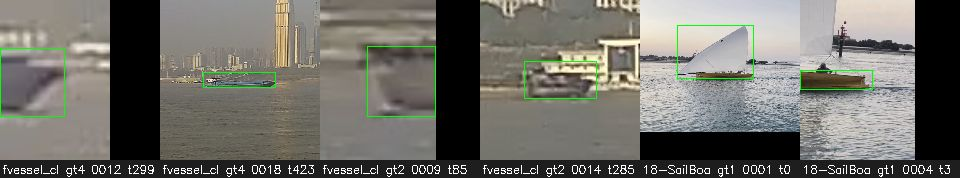
#> input picture edgeml/reports/C_assets/failures_test_duplicates.jpg, 960 x 178 px
$ python -i gate.py   (imports and definitions only)   (older library calls are emulated)
#> lines starting #> are read from the running program, lines starting #| are printed output that depends on the picture
"""Frame gate: a cheap stage that decides whether a frame is worth running the detector on.

Signals (all computed on a <=320 px grayscale copy, a few ms on one core):
  * blank      the frame is (nearly) constant, or almost entirely saturated / black
  * blur       variance of the Laplacian, bounded to 0..1 like ``algorithm/ghost_priority/analysis.py``
  * no_change  mean absolute difference and perceptual-hash distance against the *last processed* frame
  * horizon    optional straight-line fit (Canny + Hough) that yields a band ROI around the sea/sky boundary

A frame passes if it is usable (not blank / not blurred) AND changed enough since the last frame that was
passed to the detector. Every decision is returned with the signals so the eval can show what was dropped.
``force_every_s`` guarantees a detector run at least that often so static scenes are never starved.
"""
from __future__ import annotations

import time
from dataclasses import dataclass, field

import cv2
import numpy as np


@dataclass
class GateDecision:
    run_detector: bool
    reason: str
    signals: dict = field(default_factory=dict)
    roi: tuple[int, int, int, int] | None = None  # pixel [x, y, w, h] band around the horizon, if estimated
    cost_ms: float = 0.0


# [5 lines left out: function phash, not called in this run]


def estimate_horizon(gray: np.ndarray) -> tuple[float, float] | None:
    """Return (y_at_center, slope) of the dominant near-horizontal line in a small grayscale image, or None."""
    _h, w = gray.shape
    blur = cv2.GaussianBlur(gray, (5, 5), 0)
    edges = cv2.Canny(blur, 40, 120)
    lines = cv2.HoughLinesP(edges, 1, np.pi / 180, threshold=max(20, w // 8), minLineLength=w // 3, maxLineGap=w // 10)
    if lines is None:
        return None
    best, best_len = None, 0.0
    for x1, y1, x2, y2 in lines.reshape(-1, 4):
        if abs(x2 - x1) < 1:
            continue
        slope = (y2 - y1) / (x2 - x1)
        if abs(slope) > 0.35:  # > ~20 degrees is not a horizon
            continue
        length = float(np.hypot(x2 - x1, y2 - y1))
        if length > best_len:
            best_len = length
            yc = y1 + slope * (w / 2 - x1)
            best = (float(yc), float(slope))
    return best


class FrameGate:
    # [86 lines left out: functions __init__, _small_gray, calibrate, __call__, not called in this run]

    def _done(self, run, reason, sig, roi, t0) -> GateDecision:
        return GateDecision(run_detector=run, reason=reason, signals=sig, roi=roi, cost_ms=(time.perf_counter() - t0) * 1e3)


class AdaptiveRate:
    """Detector cadence controller (literature.md §2.3): never below ``floor_hz`` (default 1 Hz), raised to
    ``max_hz`` while any track is young (< ``young_s`` since first seen), tentative, or within
    ``border_frac`` of the image edge (about to leave / just entered). State is the last emitted track list,
    so it costs nothing per frame."""

    # [30 lines left out: functions __init__, target_hz, due, not called in this run]

>>> import cv2
>>> picture = cv2.imread('../../../reports/C_assets/failures_test_duplicates.jpg', cv2.IMREAD_GRAYSCALE)
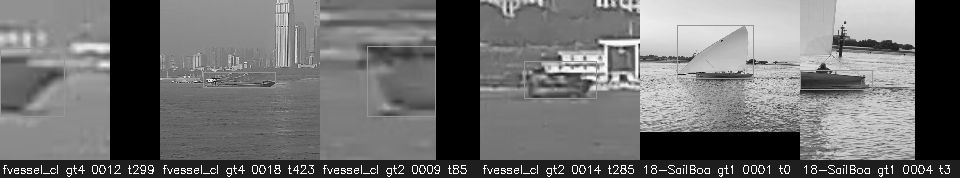
#> picture: shape (178, 960); min 0, max 255, mean 110.3
>>> result = estimate_horizon(picture)
#> in estimate_horizon, `blur = cv2.GaussianBlur(gray, (5, 5), 0)`:
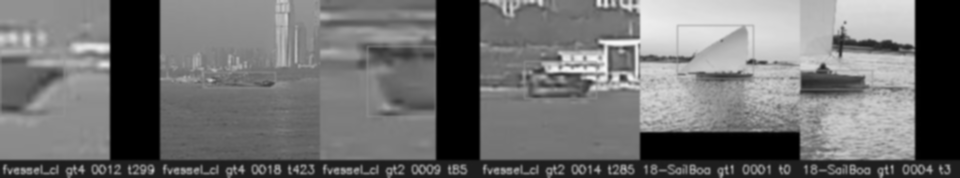
#> blur: shape (178, 960); min 0, max 247, mean 110.3
#> in estimate_horizon, `edges = cv2.Canny(blur, 40, 120)`:
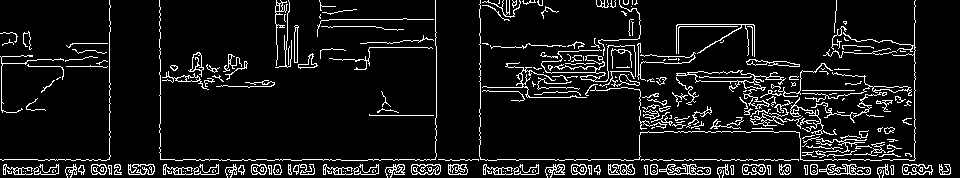
#> edges: shape (178, 960); 8.4% white in thin lines or dots
#> in estimate_horizon, `lines = cv2.HoughLinesP(edges, 1, np.pi / 180, threshold=max(20, w // ..`: lines = 25 rows, first 6: [3, 174, 949, 174], [0, 159, 914, 159], [3, 167, 950, 167], [3, 171, 950, 171], [3, 168, 950, 168], [2, 160, 914, 160]
#> the loop in estimate_horizon, `for x1, y1, x2, y2 in lines.reshape(-1, 4):` made 25 passes
#> (x1, y1, x2, y2, slope, length, best_len, yc) on passes 1, 3: (3, 174, 949, 174, 0, 946, 946, 174), (3, 167, 950, 167, 0, 947, 947, 167)
#> (x1, y1, x2, y2, slope, length) on passes 2, 4, 5, 6, 7, 8: (0, 159, 914, 159, 0, 914), (3, 171, 950, 171, 0, 947), (3, 168, 950, 168, 0, 947), (2, 160, 914, 160, 0, 912), (3, 170, 950, 170, 0, 947), (3, 172, 950, 172, 0, 947)
#> after the loop in estimate_horizon, `for x1, y1, x2, y2 in lines.reshape(-1, 4):`: best_len = 947; yc = 167
#> result = (167, 0)

$ run again, on edgeml/reports/C_assets/failures_dev_duplicates.jpg
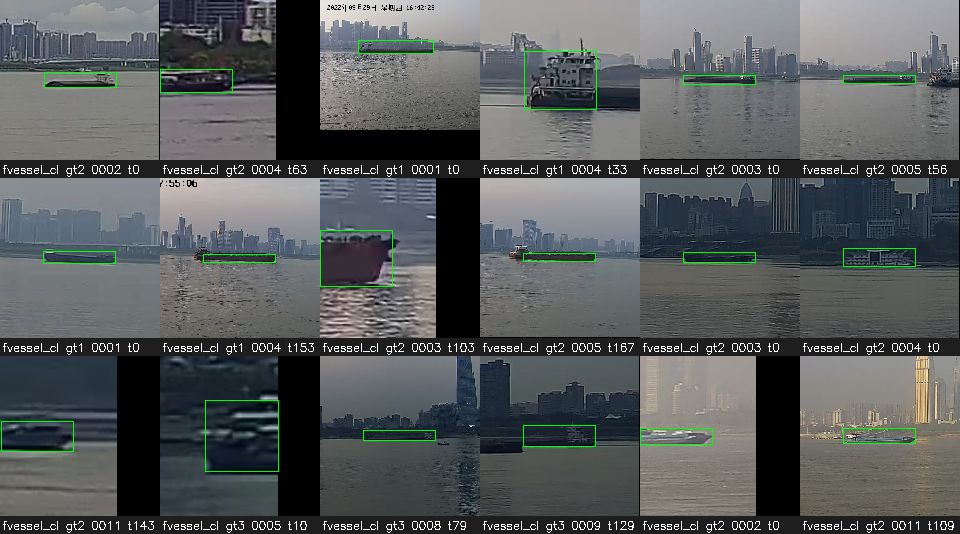
#> input picture edgeml/reports/C_assets/failures_dev_duplicates.jpg, 960 x 534 px
#> `picture = cv2.imread('../../../reports/C_assets/failures_test_duplicat..`:
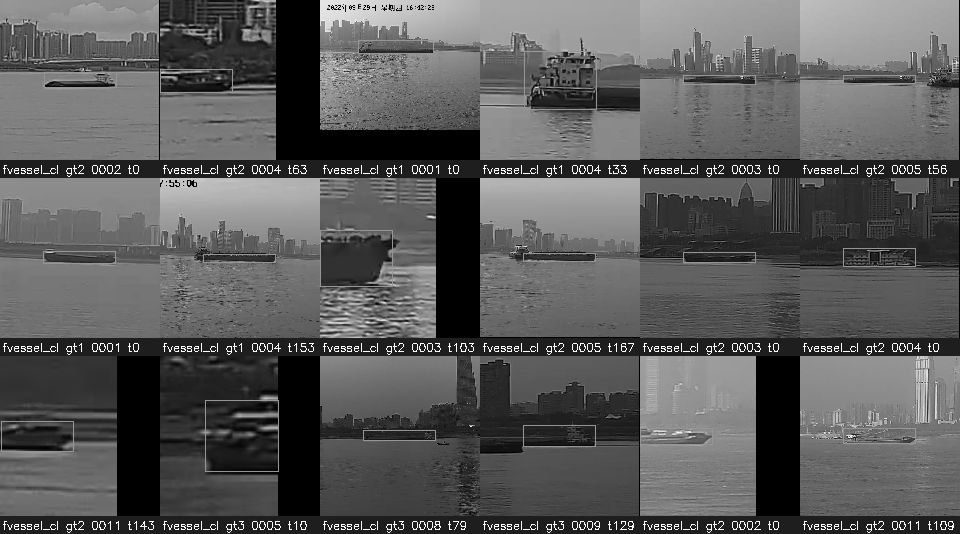
#> picture: shape (534, 960); min 0, max 255, mean 90.6
#> in estimate_horizon, `edges = cv2.Canny(blur, 40, 120)`:
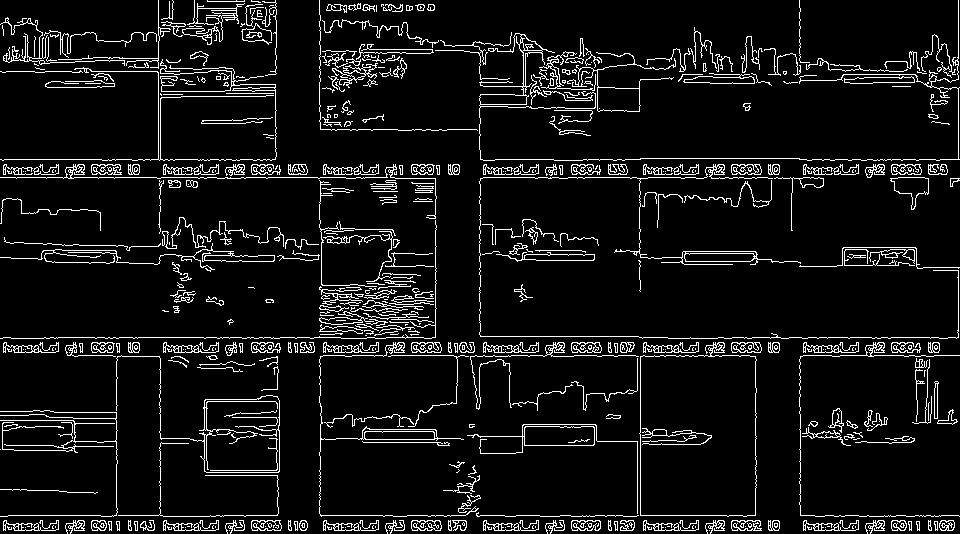
#> edges: shape (534, 960); 7.6% white in thin lines or dots
#> lines = 85 rows, first 6: [3, 352, 938, 352], [8, 515, 958, 515], [3, 337, 435, 337], [3, 174, 946, 174], [0, 177, 924, 177], [3, 530, 952, 530]
#> the loop in estimate_horizon, `for x1, y1, x2, y2 in lines.reshape(-1, 4):` made 85 passes
#> (x1, y1, x2, y2, slope, length, best_len, yc) on passes 1, 2, 10, 27: (3, 352, 938, 352, 0, 935, 935, 352), (8, 515, 958, 515, 0, 950, 950, 515), (3, 527, 954, 527, 0, 951, 951, 527), (0, 516, 959, 516, 0, 959, 959, 516)
#> after the loop in estimate_horizon, `for x1, y1, x2, y2 in lines.reshape(-1, 4):`: best_len = 959; yc = 516
#> result = (516, 0)

$ run again, on edgeml/reports/C_assets/failures_dev_false_or_merged.jpg
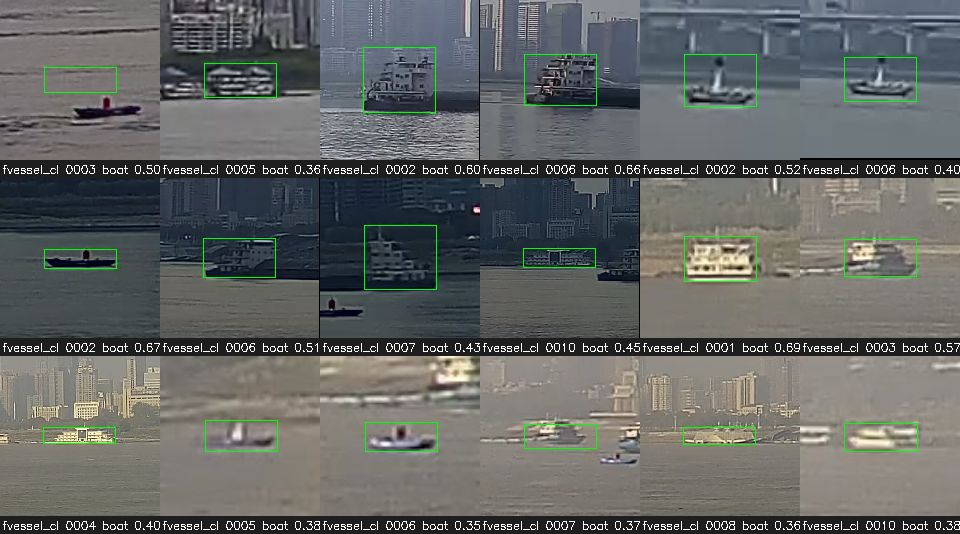
#> input picture edgeml/reports/C_assets/failures_dev_false_or_merged.jpg, 960 x 534 px
#> `picture = cv2.imread('../../../reports/C_assets/failures_test_duplicat..`:
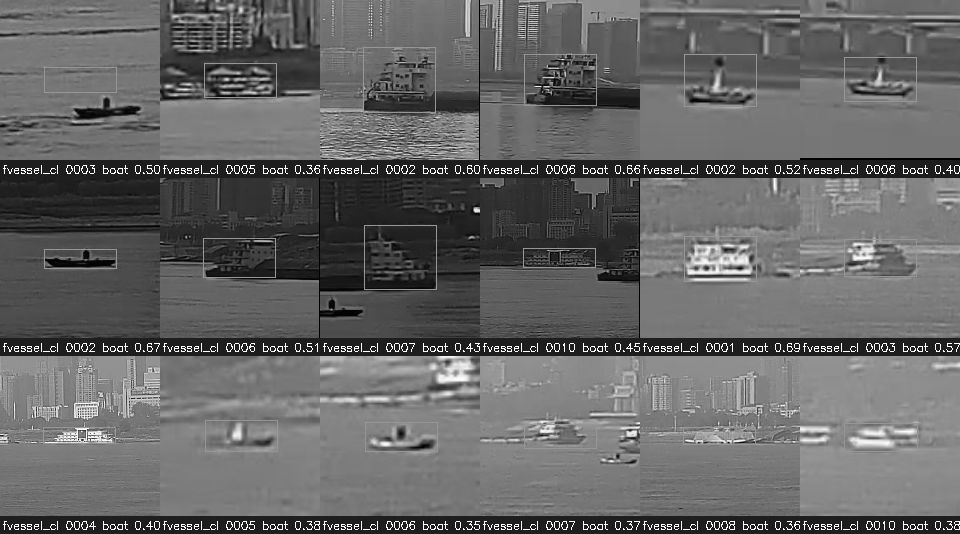
#> picture: shape (534, 960); min 0, max 255, mean 101.7
#> in estimate_horizon, `edges = cv2.Canny(blur, 40, 120)`:
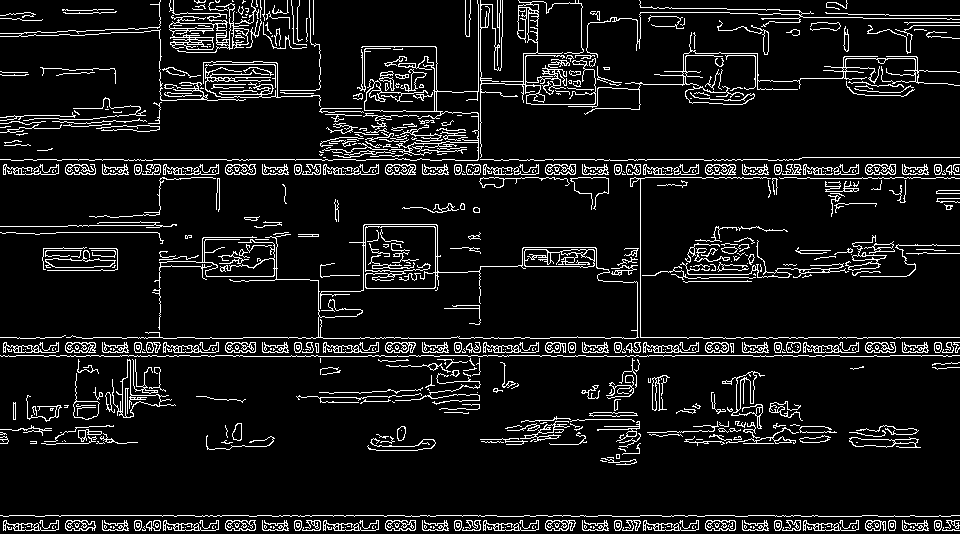
#> edges: shape (534, 960); 8.7% white in thin lines or dots
#> lines = 101 rows, first 6: [0, 159, 799, 159], [0, 515, 959, 515], [3, 352, 957, 352], [3, 174, 959, 174], [0, 337, 959, 337], [3, 530, 959, 530]
#> the loop in estimate_horizon, `for x1, y1, x2, y2 in lines.reshape(-1, 4):` made 101 passes
#> (x1, y1, x2, y2, slope, length, best_len, yc) on passes 1 to 2: (0, 159, 799, 159, 0, 799, 799, 159), (0, 515, 959, 515, 0, 959, 959, 515)
#> after the loop in estimate_horizon, `for x1, y1, x2, y2 in lines.reshape(-1, 4):`: best_len = 959; yc = 515
#> result = (515, 0)

$ run again, on edgeml/reports/C_assets/failures_dev_missed.jpg
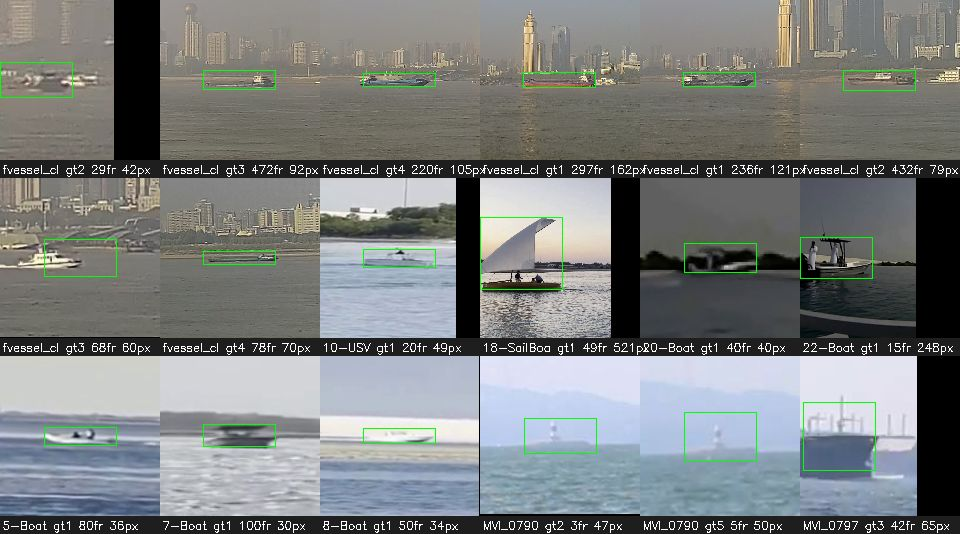
#> input picture edgeml/reports/C_assets/failures_dev_missed.jpg, 960 x 534 px
#> `picture = cv2.imread('../../../reports/C_assets/failures_test_duplicat..`:
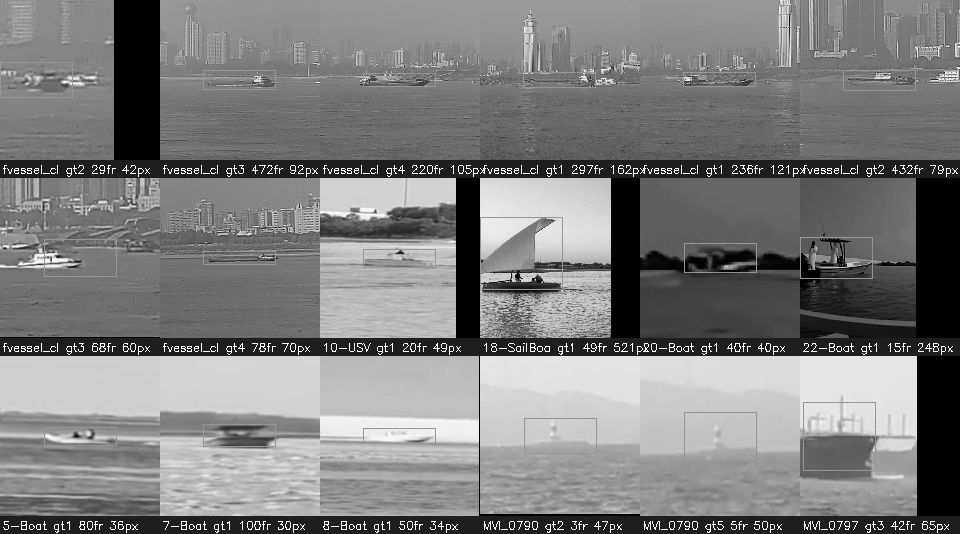
#> picture: shape (534, 960); min 0, max 255, mean 125.6
#> in estimate_horizon, `edges = cv2.Canny(blur, 40, 120)`:
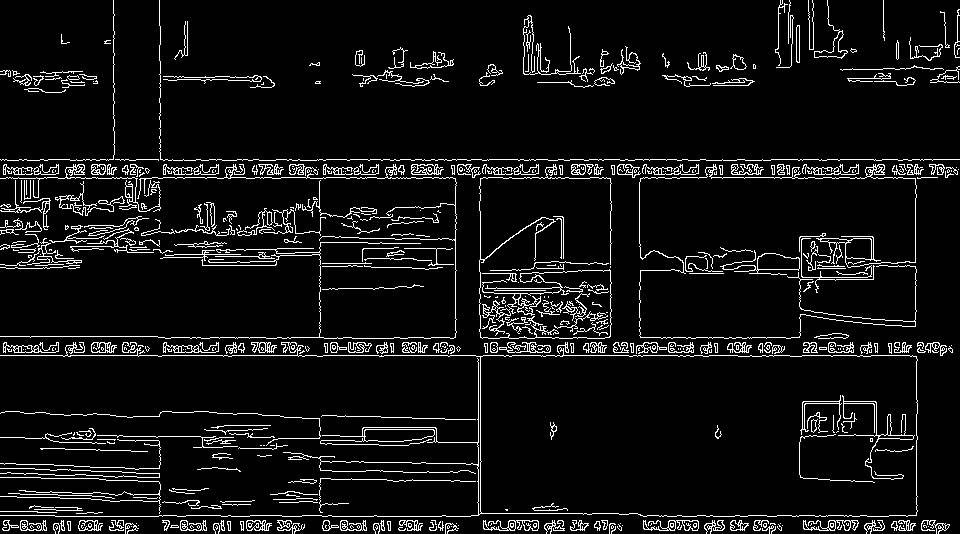
#> edges: shape (534, 960); 7% white in thin lines or dots
#> lines = 80 rows, first 6: [0, 355, 942, 355], [0, 159, 959, 159], [3, 174, 957, 174], [6, 177, 947, 177], [55, 516, 470, 516], [0, 178, 920, 178]
#> the loop in estimate_horizon, `for x1, y1, x2, y2 in lines.reshape(-1, 4):` made 80 passes
#> (x1, y1, x2, y2, slope, length, best_len, yc) on passes 1 to 2: (0, 355, 942, 355, 0, 942, 942, 355), (0, 159, 959, 159, 0, 959, 959, 159)
#> after the loop in estimate_horizon, `for x1, y1, x2, y2 in lines.reshape(-1, 4):`: best_len = 959; yc = 159
#> result = (159, 0)
